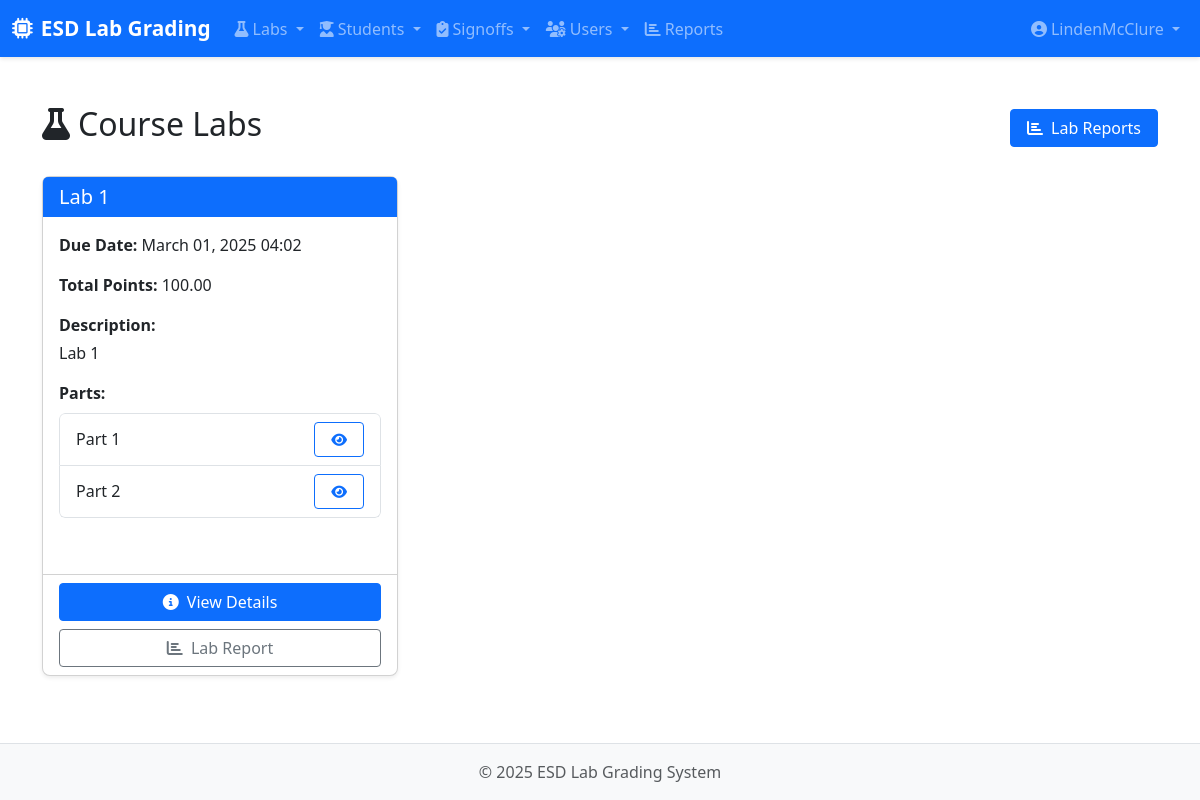
The page /labs/ (signed in) on the database its author committed.
### labs/models.py (models this page shows, shortened)
class Lab(models.Model):
    name = models.CharField(max_length=200)
    description = models.TextField(blank=True)
    due_date = models.DateTimeField()
    total_points = models.DecimalField(max_digits=5, decimal_places=2)
    grade_scale = models.ForeignKey(GradeScale, on_delete=models.SET_NULL, null=True, blank=True,
                                    related_name='labs', help_text="Grade scale to use for this lab")

class Part(models.Model):
    lab = models.ForeignKey(Lab, on_delete=models.CASCADE, related_name='parts')
    name = models.CharField(max_length=100)
    description = models.TextField(blank=True)
    order = models.PositiveIntegerField(default=0)
    is_required = models.BooleanField(default=True)
    has_challenges = models.BooleanField(default=False, help_text="Check if this part has challenge tasks")
    class Meta:
        ordering = ['lab', 'order']

### labs/views.py (the view)
# urls.py: path('labs/', views.lab_list, name='lab_list'),
@login_required
def lab_list(request):
    labs = Lab.objects.all()
    return render(request, 'labs/lablist.html', {'labs': labs})

### labs/templatetags/role_tags.py (called while the page is built)
@register.filter
def has_role(user, role_name):
    if user.is_anonymous:
        return False
    if user.is_staff:
        return True
    try:
        return hasattr(user, 'role') and user.role.role == role_name
    except:
        return False

### labs/templates/labs/lablist.html (shortened to what this page needs)
{% extends 'base.html' %}
{% load static %}
{% block content %}
<div class="container py-4">
    <div class="d-flex justify-content-between align-items-center mb-4">
        <h1 class="h2"><i class="fas fa-flask me-2"></i>Course Labs</h1>
        <div>
            <a href="{% url 'labs:reports' %}" class="btn btn-primary">
                <i class="fas fa-chart-bar me-1"></i> Lab Reports
            </a>
        </div>
    </div>
    <div class="row">
        {% for lab in labs %}
        <div class="col-md-6 col-lg-4">
            <div class="card h-100 lab-card">
                <div class="card-header bg-primary text-white">
                    <h5 class="card-title mb-0">{{ lab.name }}</h5>
                </div>
                <div class="card-body">
                    <div class="mb-3">
                        <strong>Due Date:</strong> {{ lab.due_date|date:"F d, Y H:i" }}
                    </div>
                    <div class="mb-3">
                        <strong>Total Points:</strong> {{ lab.total_points }}
                    </div>
                    {% if lab.description %}
                    <div class="mb-3">
                        <strong>Description:</strong>
                        <p class="mt-1">{{ lab.description|truncatechars:100 }}</p>
                    </div>
                    {% endif %}
                    <div class="mb-3">
                        <strong>Parts:</strong>
                        <div class="list-group part-list mt-2">
                            {% for part in lab.parts.all %}
                            <div class="list-group-item d-flex justify-content-between align-items-center">
                                <span>{{ part.name }}</span>
                                <a href="{% url 'labs:part_detail' part.id %}" class="btn btn-sm btn-outline-primary">
                                    <i class="fas fa-eye"></i>
                                </a>
                            </div>
                            {% empty %}
                            <div class="list-group-item text-muted">No parts defined</div>
                            {% endfor %}
                        </div>
                    </div>
                </div>
                <div class="card-footer">
                    <div class="d-grid gap-2">
                        <a href="{% url 'labs:lab_detail' lab.id %}" class="btn btn-primary">
                            <i class="fas fa-info-circle me-1"></i> View Details
                        </a>
                        <a href="{% url 'labs:lab_report' lab.id %}" class="btn btn-outline-secondary">
                            <i class="fas fa-chart-bar me-1"></i> Lab Report
                        </a>
                    </div>
                </div>
            </div>
        </div>
        {% empty %}
        <div class="col-12">
            <div class="alert alert-info">
                <i class="fas fa-info-circle me-2"></i> No labs have been created yet.
            </div>
        </div>
        {% endfor %}
    </div>
</div>
{% endblock %}

### templates/base.html (shortened to what this page needs)
{% load static %}
{% load role_tags %}
<!DOCTYPE html>
<html lang="en">
<head>
    <link href="https://cdn.jsdelivr.net/npm/bootstrap@5.3.0-alpha1/dist/css/bootstrap.min.css" rel="stylesheet">
    <link rel="stylesheet" href="https://cdnjs.cloudflare.com/ajax/libs/font-awesome/6.4.0/css/all.min.css">
    <link rel="stylesheet" href="{% static 'css/styles.css' %}">
</head>
<body>
    <nav class="navbar navbar-expand-lg navbar-dark bg-primary sticky-top">
        <div class="container-fluid">
            <a class="navbar-brand" href="{% url 'labs:home' %}">
                <i class="fas fa-microchip me-2"></i>ESD Lab Grading
            </a>
            <div class="collapse navbar-collapse" id="navbarMain">
                <ul class="navbar-nav me-auto">
                    <li class="nav-item dropdown">
                        <a class="nav-link dropdown-toggle" href="#" id="labsDropdown" role="button" data-bs-toggle="dropdown">
                            <i class="fas fa-flask me-1"></i>Labs
                        </a>
                    </li>
                    {% if request.user.is_authenticated %}
                    <li class="nav-item dropdown">
                        <a class="nav-link dropdown-toggle" href="#" id="studentsDropdown" role="button" data-bs-toggle="dropdown">
                            <i class="fas fa-user-graduate me-1"></i>Students
                        </a>
                    </li>
                    {% endif %}
                    {% if request.user.is_authenticated %}
                    <li class="nav-item dropdown">
                        <a class="nav-link dropdown-toggle" href="#" id="signoffsDropdown" role="button" data-bs-toggle="dropdown">
                            <i class="fas fa-clipboard-check me-1"></i>Signoffs
                        </a>
                    </li>
                    {% endif %}
                    {% if request.user.is_authenticated and request.user|has_role:'instructor' %}
                    <li class="nav-item dropdown">
                        <a class="nav-link dropdown-toggle" href="#" id="usersDropdown" role="button" data-bs-toggle="dropdown">
                            <i class="fas fa-users-cog me-1"></i>Users
                        </a>
                    </li>
                    {% endif %}
                    {% if request.user.is_authenticated %}
                    <li class="nav-item">
                        <a class="nav-link" href="{% url 'labs:reports' %}">
                            <i class="fas fa-chart-bar me-1"></i>Reports
                        </a>
                    </li>
                    {% endif %}
                </ul>
                <ul class="navbar-nav ms-3">
                    {% if request.user.is_authenticated %}
                    <li class="nav-item dropdown">
                        <a class="nav-link dropdown-toggle" href="#" id="userDropdown" role="button" data-bs-toggle="dropdown">
                            <i class="fas fa-user-circle me-1"></i>{{ request.user.username }}
                        </a>
                    </li>
                    {% else %}
                    <li class="nav-item">
                        <a class="nav-link" href="{% url 'admin:login' %}?next=/">Login</a>
                    </li>
                    {% endif %}
                </ul>
            </div>
        </div>
    </nav>
    <main class="py-4">
        {% block content %}{% endblock %}
    </main>
    <footer class="footer mt-auto py-3 bg-light">
        <div class="container text-center">
            <span class="text-muted">© {% now "Y" %} ESD Lab Grading System</span>
        </div>
    </footer>
</body>
</html>

### static/css/styles.css (style rules this page uses)
body { min-height: 100vh; display: flex; flex-direction: column; }
main { flex: 1; }
.navbar-brand { font-weight: bold; font-size: 1.3rem; }
.navbar { box-shadow: 0 2px 4px rgba(0, 0, 0, 0.1); }
.card { border-radius: 0.5rem; box-shadow: 0 0.125rem 0.25rem rgba(0, 0, 0, 0.075); margin-bottom: 1.5rem; }
.card-header { font-weight: 600; border-bottom: 0; }
.lab-card { transition: box-shadow 0.3s; }
.btn { border-radius: 0.25rem; padding: 0.375rem 1rem; font-weight: 500; }
.btn-primary { background-color: #0d6efd; border-color: #0d6efd; }
.footer { background-color: #f8f9fa; padding: 1.5rem 0; border-top: 1px solid #dee2e6; }

### labs/templates/labs/lablist.html (style rules this page uses)
.lab-card { transition: all 0.3s ease; margin-bottom: 1.5rem; }
.part-list { max-height: 200px; overflow-y: auto; }
.card-footer { background-color: transparent; }

### rows shown on the page
Lab: name "Lab 1", due_date "March 01, 2025 04:02", total_points "100.00", description "Lab 1"
Part: name "Part 1"
Part: name "Part 2"

### other values the page prints
{{ request.user.username }} "LindenMcClure"
